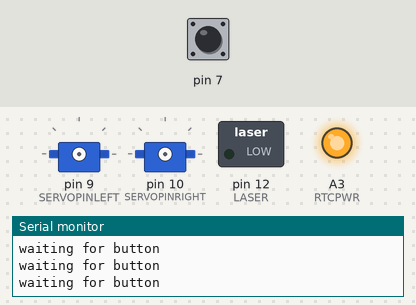
This sketch was run on a simulated Arduino Uno, built with avr-gcc and run on an emulated ATmega328P. On the bench: 2 × servo, switched loads named in the sketch (green lamp = pin HIGH), output pins drawn as LEDs (lit = HIGH), the last lines printed to the serial monitor. Inputs (shaded band) come from the test bench; at power-on: pin 7 HIGH. The local clock reads 2024-03-15 10:24:30 at power-on unless the sketch sets it.

Above: at 1.2 s.
1.3 s: pin 7 pulled LOW for 0.15 s
At 3.0 s:
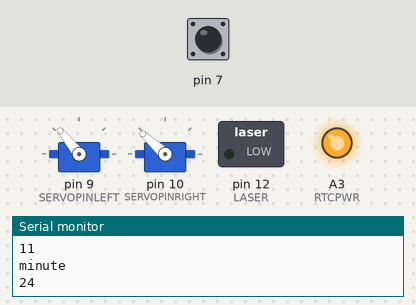
At 8.7 s:
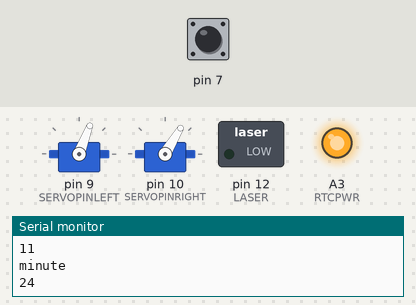
10.3 s: pin 7 pulled LOW for 1 s
At 12.96 s:
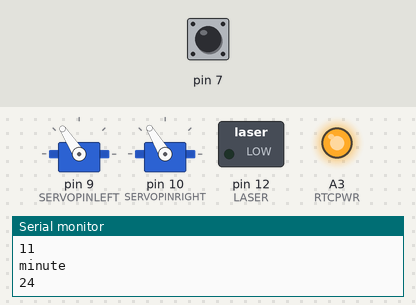
Timing chart, 0 to 19.2 s (numbered marks = the images above; inputs shaded):
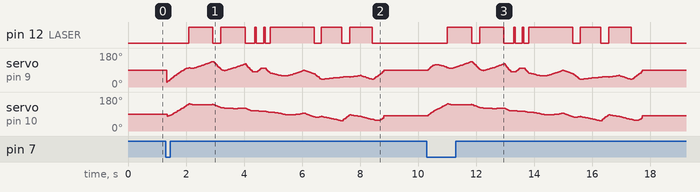

The sketch:

Arduino_Code_Glow_Plot_Clock_V1.11.ino
```cpp
// Plotclock
// cc - by Johannes Heberlein 2014
// modified for glow clock - Tucker Shannon 2018
// v 1.05
// thingiverse.com/joo   wiki.fablab-nuernberg.de
// thingiverse.com/TuckerPi
// units: mm; microseconds; radians
// origin: bottom left of drawing surface
// time library see http://playground.arduino.cc/Code/time
// RTC  library see http://playground.arduino.cc/Code/time
//               or http://www.pjrc.com/teensy/td_libs_DS1307RTC.html
// Change log:
// 1.01  Release by joo at https://github.com/9a/plotclock
// 1.02  Additional features implemented by Dave (https://github.com/Dave1001/):
//       - added ability to calibrate servofaktor seperately for left and right servos
//       - added code to support DS1307, DS1337 and DS3231 real time clock chips
//       - see http://www.pjrc.com/teensy/td_libs_DS1307RTC.html for how to hook up the real time clock
// 1.03  Fixed the length bug at the servoplotclockogp2 angle calculation, other fixups
// 1.04  Modified for Tuck's glow clock
// 1.05  Modified calibration mode to draw a 4 point square instead

#include <Time.h> // see http://playground.arduino.cc/Code/time
#include <TimeLib.h>
#include <Servo.h>

//RTC_DS1307 RTC;
#define RTCGND A2 // use this as DS1307 breakout ground
#define RTCPWR A3 // use this as DS1307 breakout power

// delete or mark the next line as comment if you don't need these
//#define CALIBRATION      // enable calibration mode
#define REALTIMECLOCK    // enable real time clock

#define WISHY 3 // Offset of the Y coordinats of the plate-wisher

// When in calibration mode, adjust the following factors until the servos move exactly 90 degrees
#define SERVOFAKTORLEFT 590 //was 660
#define SERVOFAKTORRIGHT 560 //was 550

// Zero-position of left and right servo
// When in calibration mode, adjust the NULL-values so that the servo arms are at all times parallel
// either to the X or Y axis
#define SERVOLEFTNULL 1625 //was 1685
#define SERVORIGHTNULL 1200 //was 875

#define SERVOPINLEFT  9
#define SERVOPINRIGHT 10


// length of arms
#define L1 35
#define L2 55.1
#define L3 13.2
#define L4 45

//comment the next line out for military 24 hour time setting.
#define NONMILITARY


// origin points of left and right servo
#define O1X 24-10//22 //point 1
#define O1Y -28-12    //point 1
#define O2X 49-8//47  //point 2
#define O2Y -25-12    //point 2
#define LASER 12

#ifdef REALTIMECLOCK

// for instructions on how to hook up a real time clock,
// see here -> http://www.pjrc.com/teensy/td_libs_DS1307RTC.html
// DS1307RTC works with the DS1307, DS1337 and DS3231 real time clock chips.
// Please run the SetTime example to initialize the time on new RTC chips and begin running.

#include <Wire.h>
#include <DS1307RTC.h> // see http://playground.arduino.cc/Code/time
#endif

Servo servo2;  //
Servo servo3;  //

volatile double lastX = 75;
volatile double lastY = 47.5;

int last_min = 0;

void setup()
{
  digitalWrite(LASER, LOW);
  pinMode(12, OUTPUT);
  pinMode(7, INPUT_PULLUP);
  // set analog pins to power DS1307 breakout!
  pinMode(RTCGND, OUTPUT); // analog 2
  pinMode(RTCPWR, OUTPUT); // analog 3

  // set them going!
  digitalWrite(RTCGND, LOW);  // GND for RTC
  digitalWrite(RTCPWR, HIGH); // PWR for RTC

  Serial.begin(9600);
}

void loop()
{

  tmElements_t tm;
  #ifdef CALIBRATION
    if (!servo2.attached()) servo2.attach(SERVOPINLEFT);
    if (!servo3.attached()) servo3.attach(SERVOPINRIGHT);
    // Servohorns will have 90° between movements, parallel to x and y axis
    while (true) {
      drawTo(5, 15);
      delay(2000);

      drawTo(5, 50);
      delay(500);
      drawTo(70, 50);
      delay(500);

      drawTo(70,15);
      delay(500);
    }

  #endif
  int i = 0;

    while(digitalRead(7) != LOW) {
      delay(1);
      Serial.println("waiting for button");
    }

    if (!servo2.attached()) servo2.attach(SERVOPINLEFT);
    if (!servo3.attached()) servo3.attach(SERVOPINRIGHT);
    if (RTC.read(tm))
    {
      setTime(tm.Hour,tm.Minute,tm.Second,tm.Day,tm.Month,tm.Year);
      #ifdef NONMILITARY
        if (tm.Hour < 1){
          setTime(12,tm.Minute,tm.Second,tm.Day,tm.Month,tm.Year);
        }
        if (tm.Hour > 12){
          setTime(tm.Hour-12,tm.Minute,tm.Second,tm.Day,tm.Month,tm.Year);
        }
      #endif
    }
    //setTime(17,01,0,0,0,0);
    //hour();
    int hr=hour();
    hr=hr+1;
    int mn=minute();
    Serial.println("hour ");
    Serial.println(hr);
    Serial.println("minute ");
    Serial.println(mn);
    while ((i+1)*10 <= hr)
    {
      i++;
    }

    if (i != 0){
      number(5, 25, i, 0.9);
    }
    number(21, 25, (hr-i*10), 0.9);
    number(35, 25, 11, 0.9);

    i=0;
    while ((i+1)*10 <= mn)
    {
      i++;
    }
    number(44, 25, i, 0.9);
    number(57, 25, (mn-i*10), 0.9);
    //lift(2);
    drawTo(55, 2);
    //lift(1);
    last_min = mn;
    delay(580);

    servo2.detach();
    servo3.detach();
    int d=1;
    while(digitalRead(7) == LOW) {
      d=d+1;
      delay(500);
      if (d>60) break;
    }

  }


// Writing numeral with bx by being the bottom left originpoint. Scale 1 equals a 20 mm high font.
// The structure follows this principle: move to first startpoint of the numeral, lift down, draw numeral, lift up
void number(float bx, float by, int num, float scale) {
  scale = scale *1.2;
  by = by * .8;
  switch (num) {

  case 0:
    scale = scale * 0.8;
    by = by + 3;
    drawTo(bx + 12 * scale, by + 6 * scale);
    digitalWrite(LASER, HIGH);
    bogenGZS(bx + 7 * scale, by + 10 * scale, 10 * scale, -0.8, 6.7, 0.5);
    digitalWrite(LASER, LOW);
    break;
  case 1:
    drawTo(bx + 5 * scale, by + 18 * scale);
    digitalWrite(LASER, HIGH);
    drawTo(bx + 8 * scale, by + 20 * scale);
    drawTo(bx + 8 * scale, by + 0 * scale);
    digitalWrite(LASER, LOW);
    break;
  case 2:
    scale = scale * 0.9;
    by = by + 3;
    drawTo(bx + 2 * scale, by + 15 * scale);
    digitalWrite(LASER, HIGH);
    bogenUZS(bx + 8 * scale, by + 14 * scale, 5 * scale, 3, -0.8, 1);
    drawTo(bx + 3 * scale, by + 0 * scale);
    drawTo(bx + 14 * scale, by + 0 * scale);
    digitalWrite(LASER, LOW);
    break;
  case 3:
    scale = scale * 0.95;
    drawTo(bx + 3 * scale, by + 17 * scale);
    digitalWrite(LASER, HIGH);
    bogenUZS(bx + 6 * scale, by + 15 * scale, 5 * scale, 3, -2, 0.8);
    bogenUZS(bx + 6 * scale, by + 5 * scale, 5 * scale, 1.57, -3, 0.8);
    digitalWrite(LASER, LOW);
    break;
  case 4:

    //scale = scale 0.9;
    //by = by - 2;
    //drawTo(bx + 10 * scale, by + 0 * scale);
    drawTo(bx + 10 * scale, by + 20 * scale);


    digitalWrite(LASER, HIGH);
    drawTo(bx + 10 * scale, by + 0 * scale);
    digitalWrite(LASER, LOW);
    drawTo(bx + 2 * scale, by + 20 * scale);
    digitalWrite(LASER, HIGH);
    drawTo(bx + 2 * scale, by + 10 * scale);
    drawTo(bx + 14 * scale, by + 10 * scale);
    digitalWrite(LASER, LOW);

    break;
  case 5:
    scale = scale * 1.0;
    drawTo(bx + 2 * scale, by + 5 * scale);
    digitalWrite(LASER, HIGH);
    bogenGZS(bx + 5 * scale, by + 8 * scale, 5 * scale, -2.5, 2, 1);
    drawTo(bx + 3 * scale, by + 20 * scale);
    drawTo(bx + 13 * scale, by + 20 * scale);
    digitalWrite(LASER, LOW);
    break;
  case 6:
    //scale = scale * 0.9;
    by = by + 1;
    drawTo(bx + 4 * scale, by + 10 * scale);
    digitalWrite(LASER, HIGH);
    bogenUZS(bx + 7 * scale, by + 6 * scale, 5 * scale, 2, -4.4, 1);
    drawTo(bx + 11 * scale, by + 20 * scale);
    digitalWrite(LASER, LOW);
    break;
  case 7:
    scale = scale * 0.9;
    drawTo(bx + 2 * scale, by + 22 * scale);
    digitalWrite(LASER, HIGH);
    drawTo(bx + 12 * scale, by + 22* scale);
    drawTo(bx + 2 * scale, by + 2);
    digitalWrite(LASER, LOW);

    break;
  case 8:
    scale = scale *0.9;
    drawTo(bx + 5 * scale, by + 10 * scale);

    digitalWrite(LASER, HIGH);
    bogenUZS(bx + 6 * scale, by + 16 * scale, 5 * scale, 4.7, -1.6, 1);
    bogenGZS(bx + 6 * scale, by + 6 * scale, 5 * scale, -4.7, 2, 1);
    digitalWrite(LASER, LOW);
    break;

  case 9:
    drawTo(bx + 9 * scale, by + 11 * scale);

    digitalWrite(LASER, HIGH);
    bogenUZS(bx + 7 * scale, by + 15 * scale, 5 * scale, 4, -0.5, 1);
    drawTo(bx + 5 * scale, by + 0);
    digitalWrite(LASER, LOW);
    //lift(1);
    break;


  case 11:
    drawTo(bx + 5 * scale, by + 16 * scale);
    delay(100);
    digitalWrite(LASER, HIGH);
    delay(50);
    digitalWrite(LASER, LOW);
    drawTo(bx + 5 * scale, by + 4 * scale);
    delay(100);
    digitalWrite(LASER, HIGH);
    delay(50);
    digitalWrite(LASER, LOW);
    //lift(1);
    break;

  }
}


void bogenUZS(float bx, float by, float radius, int start, int ende, float sqee) {
  float inkr = -0.05;
  float count = 0;

  do {
    drawTo(sqee * radius * cos(start + count) + bx,
    radius * sin(start + count) + by);
    count += inkr;
  }
  while ((start + count) > ende);

}

void bogenGZS(float bx, float by, float radius, int start, int ende, float sqee) {
  float inkr = 0.05;
  float count = 0;

  do {
    drawTo(sqee * radius * cos(start + count) + bx,
    radius * sin(start + count) + by);
    count += inkr;
  }
  while ((start + count) <= ende);
}


void drawTo(double pX, double pY) {
  double dx, dy, c;
  int i;

  // dx dy of new point
  dx = pX - lastX;
  dy = pY - lastY;
  //path lenght in mm, times 4 equals 4 steps per mm
  c = floor(7 * sqrt(dx * dx + dy * dy));

  if (c < 1) c = 1;

  for (i = 0; i <= c; i++) {
    // draw line point by point
    set_XY(lastX + (i * dx / c), lastY + (i * dy / c));

  }

  lastX = pX;
  lastY = pY;
}

double return_angle(double a, double b, double c) {
  // cosine rule for angle between c and a
  return acos((a * a + c * c - b * b) / (2 * a * c));
}

void set_XY(double Tx, double Ty)
{
  if (digitalRead(LASER)){
    delay(3);
  }
  else{
   delay(0.1);
  }
  double dx, dy, c, a1, a2, Hx, Hy;

  // calculate triangle between pen, servoLeft and arm joint
  // cartesian dx/dy
  dx = Tx - O1X;
  dy = Ty - O1Y;

  // polar lemgth (c) and angle (a1)
  c = sqrt(dx * dx + dy * dy); //
  a1 = atan2(dy, dx); //
  a2 = return_angle(L1, L2, c);

  servo2.writeMicroseconds(floor(((a2 + a1 - M_PI) * SERVOFAKTORLEFT) + SERVOLEFTNULL));

  // calculate joinr arm point for triangle of the right servo arm
  a2 = return_angle(L2, L1, c);
  Hx = Tx + L3 * cos((a1 - a2 + 0.621) + M_PI); //36,5°
  Hy = Ty + L3 * sin((a1 - a2 + 0.621) + M_PI);

  // calculate triangle between pen joint, servoRight and arm joint
  dx = Hx - O2X;
  dy = Hy - O2Y;

  c = sqrt(dx * dx + dy * dy);
  a1 = atan2(dy, dx);
  a2 = return_angle(L1, L4, c);

  servo3.writeMicroseconds(floor(((a1 - a2) * SERVOFAKTORRIGHT) + SERVORIGHTNULL));
}
```
